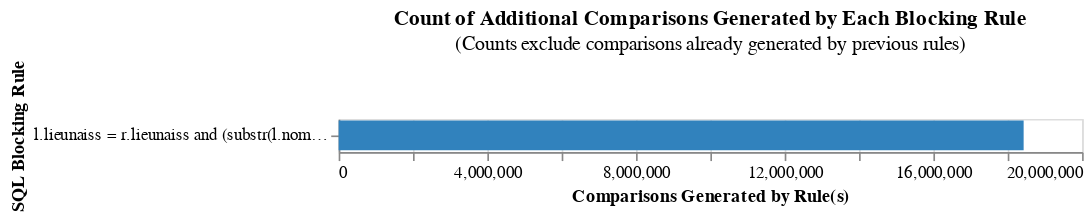

The cell this chart's notebook holds for it:
### Code cell
#count = linker.cumulative_num_comparisons_from_blocking_rules_chart(blocking_rules)
#count

### Figure 1 — Vega-Lite specification as saved in the notebook (floating-point values rounded to 4 significant figures)
{"config": {"view": {"continuousWidth": 300, "continuousHeight": 300}}, "data": {"name": "data-3c57bf16b9c75c6b428d4fd1ce44b393"}, "mark": "bar", "encoding": {"color": {"field": "rule", "legend": null, "scale": {"scheme": "category20c"}}, "order": {"field": "cumulative_rows"}, "tooltip": [{"field": "rule", "title": "SQL Condition", "type": "nominal"}, {"field": "row_count", "format": ",", "title": "Comparisons Generated", "type": "quantitative"}, {"field": "cumulative_rows", "format": ",", "title": "Cumulative Comparisons", "type": "quantitative"}, {"field": "cartesian", "format": ",", "title": "Cartesian Product of Input Data", "type": "quantitative"}, {"field": "reduction_ratio", "title": "Reduction Ratio (cumulative rows/cartesian product)", "type": "nominal"}], "x": {"field": "start", "title": "Comparisons Generated by Rule(s)", "type": "quantitative"}, "x2": {"field": "cumulative_rows"}, "y": {"field": "rule", "sort": ["-x2"], "title": "SQL Blocking Rule"}}, "height": {"step": 20}, "title": {"text": "Count of Additional Comparisons Generated by Each Blocking Rule", "subtitle": "(Counts exclude comparisons already generated by previous rules)"}, "width": 450, "$schema": "https://vega.github.io/schema/vega-lite/v5.9.3.json", "datasets": {"data-3c57bf16b9c75c6b428d4fd1ce44b393": [{"row_count": 18428262, "rule": "l.lieunaiss = r.lieunaiss and (substr(l.nom_etat_civil, 1, 3) = substr(r.nom_etat_civil, 1, 3) or substr(l.nom_etat_civil, length(l.nom_etat_civil) -2 , 3) = substr(r.nom_etat_civil, length(r.nom_etat_civil) - 2, 3))", "cumulative_rows": 18428262, "cartesian": 810000000000, "reduction_ratio": "The rolling reduction ratio with your given blocking rule(s) is 0.999977. This represents the reduction in the total number of comparisons due to your rule(s).", "start": 0}]}}
